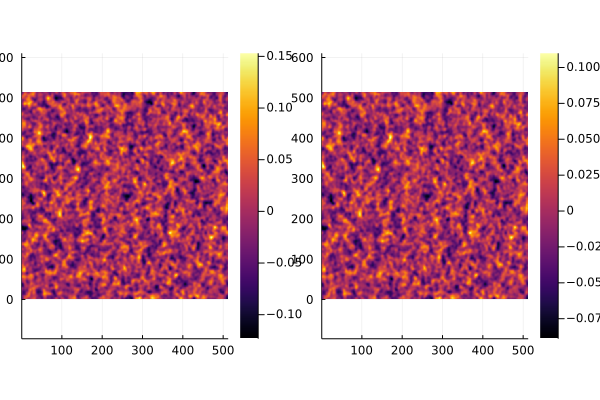

This chart was generated by the following Julia code:
using Revise
using BAOrec
using NPZ
using Plots
using CSV
using StaticArrays
using Statistics
using CUDA
using KernelAbstractions
using FFTW
using Random

test_fn = "/home/astro/dforero/codes/BAOrec/data/CATALPTCICz0.466G960S1010008301_zspace.dat.npy"

n_grid = 512
los = @SVector [0f0, 0f0, 1f0]
data = Matrix(npzread(test_fn)')
box_size = @SVector [2500f0, 2500f0, 2500f0]
box_min = @SVector [0f0, 0f0, 0f0]
data = data[:,mapslices(pos -> all([pos[i]<box_size[i] for i in eachindex(pos)]), data, dims=1)']
data = map(cu, [data[i,:] for i in 1:3])
data_w = cu(zero(data[1]) .+ 1)
rho = CuArray(zeros(Float32, [n_grid for i in 1:3]...))


recon = BAOrec.IterativeRecon(bias = 2.2f0, f = 0.757f0, 
                              smoothing_radius = 15f0, n_iter = 3,
                              box_size = box_size, 
                              box_min = box_min,
                              los = los)

BAOrec.setup_fft!(recon, rho)                              


@time BAOrec.setup_overdensity!(rho,
                        recon,
                        data[1], data[2], data[3], data_w,
                        );

p1 = heatmap(dropdims(mean(Array(rho), dims=1), dims=1), aspect_ratio = :equal)
savefig("/home/astro/dforero/codes/BAOrec/examples/simulation_gpu.png")

fill!(rho, 0);
@time BAOrec.reconstructed_overdensity!(rho,
                                recon,
                                data[1], data[2], data[3], data_w,
                                );
p2 = heatmap(dropdims(mean(Array(rho), dims=1), dims=1), aspect_ratio = :equal)
plot(p1, p2, layout = 2)
savefig("/home/astro/dforero/codes/BAOrec/examples/simulation_gpu.png")



@time new_pos = BAOrec.reconstructed_positions(recon, data..., rho; field = :sum);
rx = CuArray{Float32, 1}(undef, 10 * size(data[1],1))
rand!(rx)
@. rx *= recon.box_size[1]
ry = CuArray{Float32, 1}(undef, 10 * size(data[1],1))
rand!(ry)
@. ry *= recon.box_size[2]
rz = CuArray{Float32, 1}(undef, 10 * size(data[1],1))
rand!(rz)
@. rz *= recon.box_size[3]
randoms = (rx, ry, rz)
@time new_rand_sym = BAOrec.reconstructed_positions(recon, randoms..., rho; field = :sum);
@time new_rand_iso = BAOrec.reconstructed_positions(recon, randoms..., rho; field = :disp);


@time new_pos = map(Array, new_pos)
@time new_rand_sym = map(Array, new_rand_sym)
@time new_rand_iso = map(Array, new_rand_iso)

npzwrite("/home/astro/dforero/codes/BAOrec/data/GPU_CATALPTCICz0.466G960S1010008301_zspace.dat.rec.npy", hcat(new_pos...))
npzwrite("/home/astro/dforero/codes/BAOrec/data/GPU_CATALPTCICz0.466G960S1010008301_zspace.ran.rec.sym.npy", hcat(new_rand_sym...))
npzwrite("/home/astro/dforero/codes/BAOrec/data/GPU_CATALPTCICz0.466G960S1010008301_zspace.ran.rec.iso.npy", hcat(new_rand_iso...))